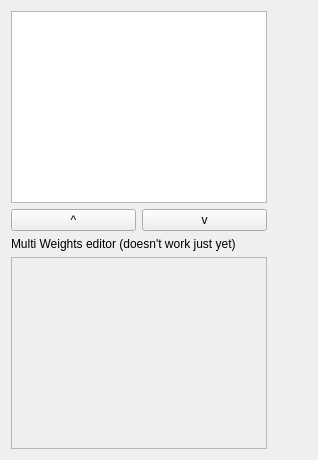
      <widget class="QWidget" name="space_tab">
       <attribute name="title">
        <string>Space</string>
       </attribute>
       <layout class="QVBoxLayout" name="verticalLayout_17">
        <item>
         <layout class="QHBoxLayout" name="horizontalLayout_12">
          <item>
           <layout class="QVBoxLayout" name="verticalLayout_18">
            <property name="bottomMargin">
             <number>0</number>
            </property>
            <item>
             <layout class="QHBoxLayout" name="horizontalLayout_5">
              <item>
               <layout class="QVBoxLayout" name="verticalLayout_12">
                <item>
                 <widget class="QListWidget" name="spaceList"/>
                </item>
                <item>
                 <layout class="QHBoxLayout" name="horizontalLayout_8">
                  <item>
                   <widget class="QPushButton" name="spaceUp">
                    <property name="text">
                     <string> ^ </string>
                    </property>
                   </widget>
                  </item>
                  <item>
                   <widget class="QPushButton" name="spaceDown">
                    <property name="text">
                     <string> v </string>
                    </property>
                   </widget>
                  </item>
                 </layout>
                </item>
               </layout>
              </item>
             </layout>
            </item>
            <item>
             <layout class="QGridLayout" name="spaceQuickButtons"/>
            </item>
            <item>
             <widget class="QLabel" name="label_17">
              <property name="text">
               <string>Multi Weights editor (doesn't work just yet)</string>
              </property>
             </widget>
            </item>
            <item>
             <widget class="QTableWidget" name="multiWeights">
              <property name="enabled">
               <bool>false</bool>
              </property>
              <property name="columnCount">
               <number>2</number>
              </property>
              <attribute name="horizontalHeaderVisible">
               <bool>false</bool>
              </attribute>
              <column/>
              <column/>
             </widget>
            </item>
           </layout>
          </item>
          <item>
           <spacer name="horizontalSpacer_4">
            <property name="orientation">
             <enum>Qt::Horizontal</enum>
            </property>
            <property name="sizeHint" stdset="0">
             <size>
              <width>40</width>
              <height>20</height>
             </size>
            </property>
           </spacer>
          </item>
         </layout>
        </item>
       </layout>
      </widget>
